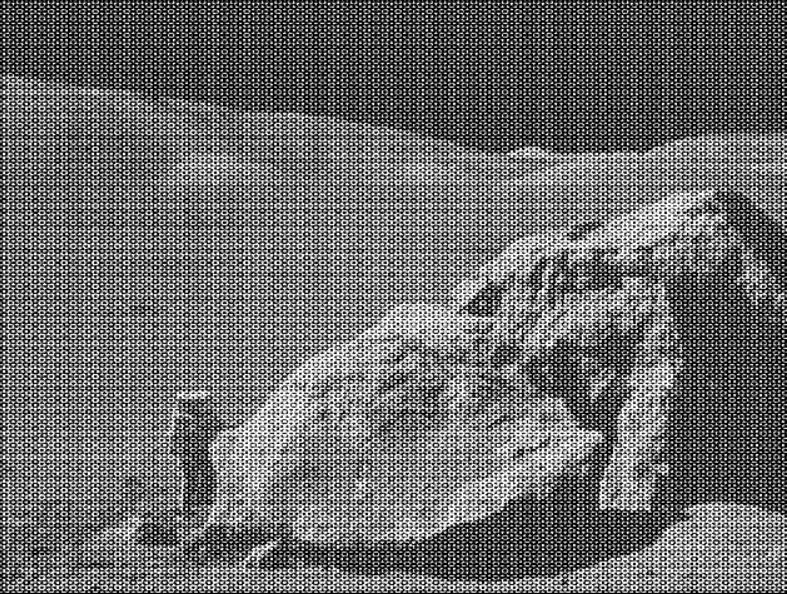
#> input picture periodic_noise.jpg, 787 x 594 px
$ jupyter execute Lab5.ipynb
#> lines starting #> are read from the running program, lines starting #| are printed output that depends on the picture
[cell 1]
import numpy as np
import cv2 as cv
from matplotlib import pyplot as plt

# Реализуйте высокочастотную фильтрацию на основе ядра Гаусса

[cell 2]
img = cv.imread('periodic_noise.jpg', cv.IMREAD_GRAYSCALE)
#> img: shape (594, 787); min 0, max 255, mean 107.6

dft = cv.dft(np.float32(img),flags = cv.DFT_COMPLEX_OUTPUT)
dft_shift = np.fft.fftshift(dft)

magnitude_spectrum = 20*np.log(cv.magnitude(dft_shift[:,:,0],dft_shift[:,:,1]))
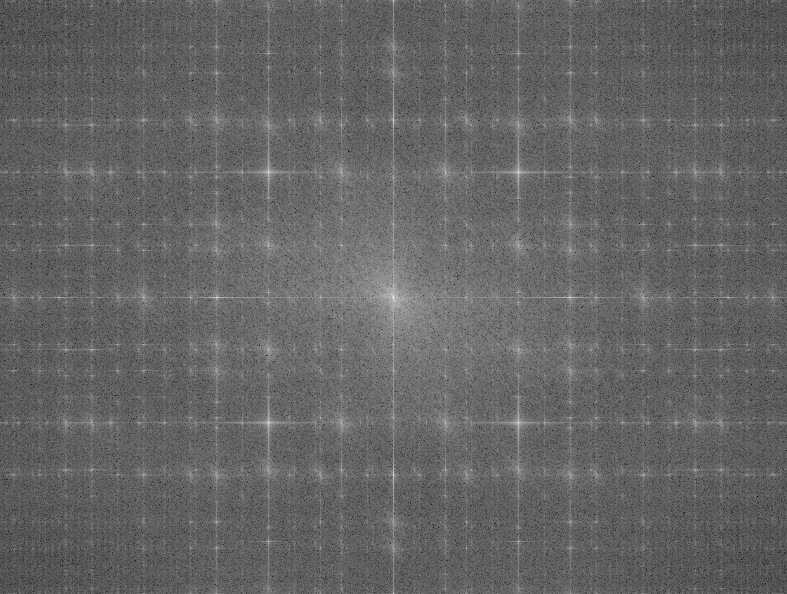
#> magnitude_spectrum: shape (594, 787) float32; min 63.66, max 354.7, mean 178.8; drawn with min black and max white

plt.subplot(121),plt.imshow(img, cmap = 'gray')
plt.title('Input Image'), plt.xticks([]), plt.yticks([])
plt.subplot(122),plt.imshow(magnitude_spectrum, cmap = 'gray')
plt.title('Magnitude Spectrum'), plt.xticks([]), plt.yticks([])
plt.show()
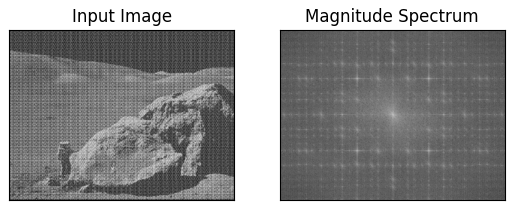
#> figure drawn by matplotlib, 2 panels

[cell 3]
rows, cols = img.shape
#> rows = 594; cols = 787
crow, ccol = rows // 2, cols // 2
#> crow = 297; ccol = 393
U, V = np.meshgrid(np.arange(cols) - ccol, np.arange(rows) - crow)
D2 = U**2 + V**2

D0 = 30
mask_hp = 1 - np.exp(-D2 / (2 * D0**2))
mask = np.dstack([mask_hp, mask_hp]).astype(np.float32)

fshift = dft_shift * mask
f_ishift = np.fft.ifftshift(fshift, axes=(0, 1))
img_back = cv.idft(f_ishift, flags=cv.DFT_SCALE | cv.DFT_REAL_OUTPUT)
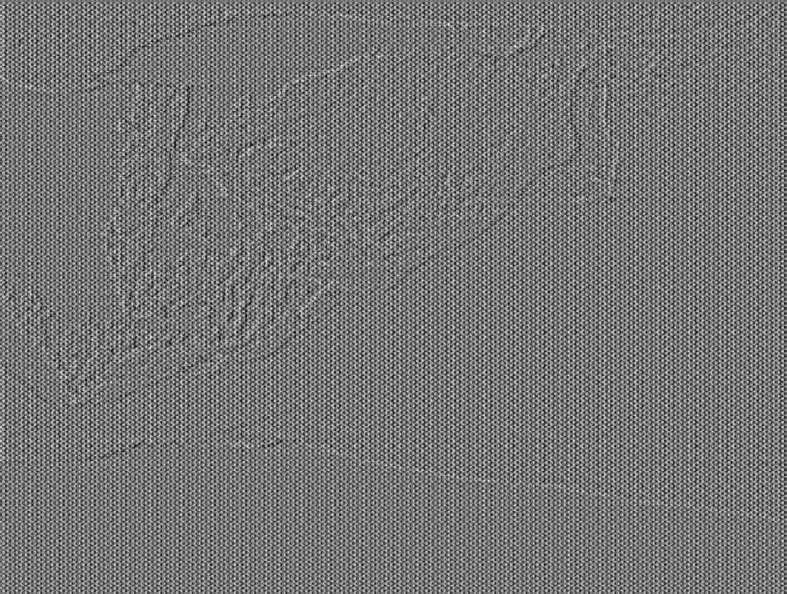
#> img_back: shape (594, 787) float32; min -183.3, max 213, mean 0; drawn with min black and max white

[cell 4]
fig, ax = plt.subplots(1, 3, figsize=(15, 5))

ax[0].imshow(img, cmap='gray')
ax[0].set_title('Input')

ax[1].imshow(mask_hp, cmap='gray')
ax[1].set_title(f'HPF Gaussian, D0={D0}')

ax[2].imshow(img_back, cmap='gray')
ax[2].set_title('High-pass result')

plt.show()
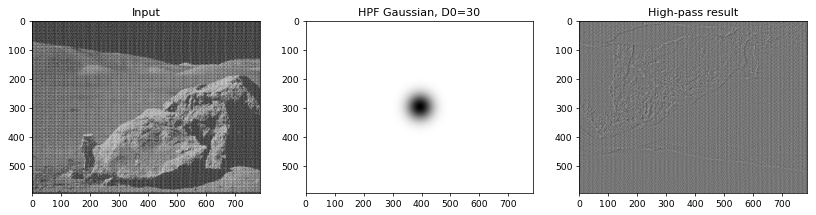
#> figure drawn by matplotlib, 3 panels

$ run again, with img.jpg copied over periodic_noise.jpg
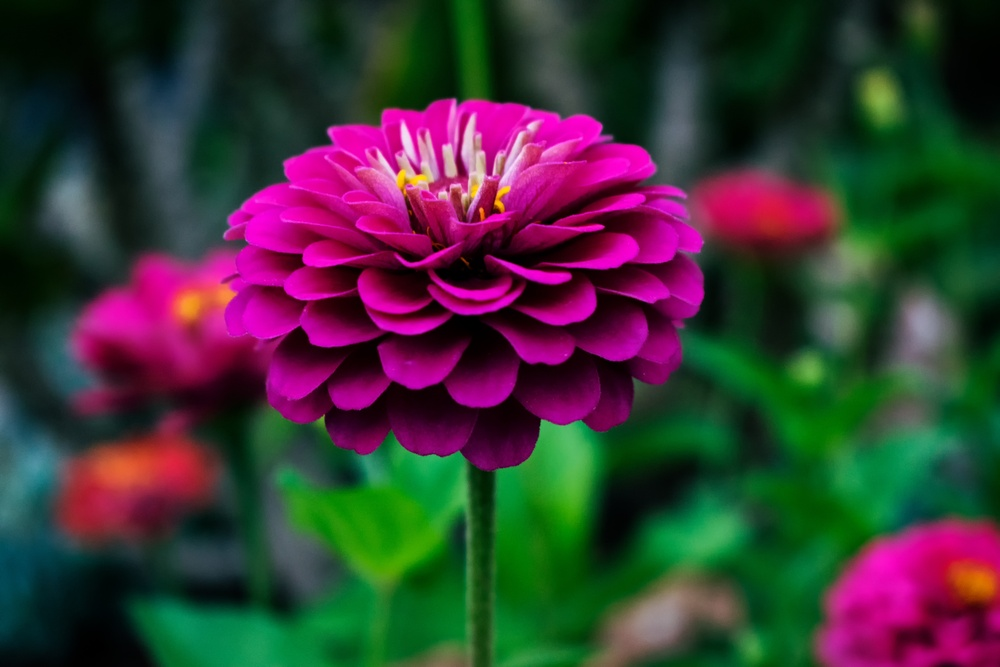
#> input picture img.jpg, 1000 x 667 px, shrunk from 6000 x 4000 before the run
#> `img_back = cv.idft(f_ishift, flags=cv.DFT_SCALE | cv.DFT_REAL_OUTPUT)`:
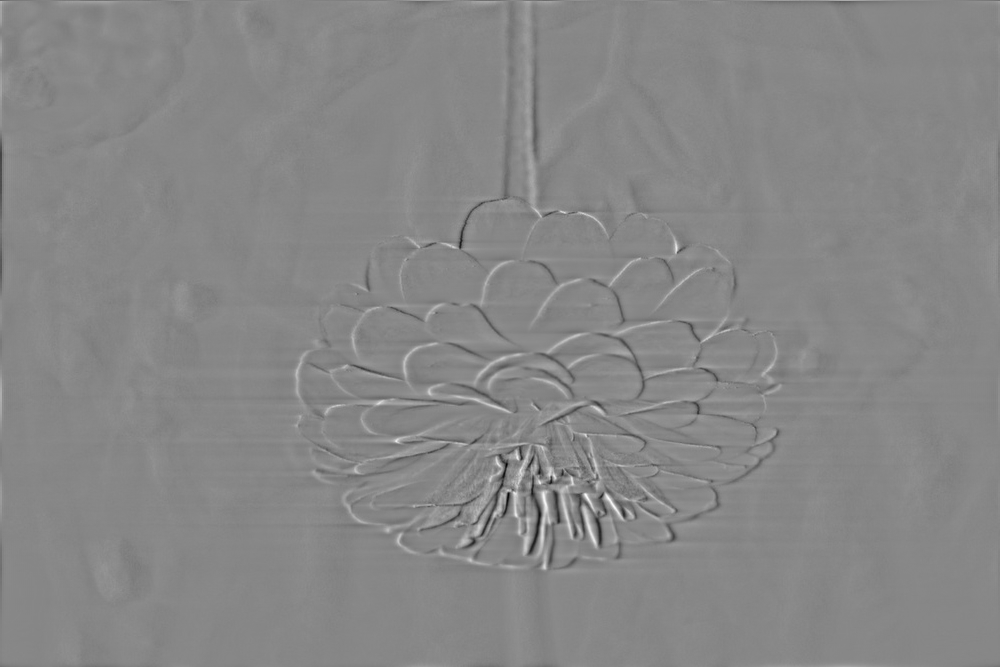
#> img_back: shape (667, 1000) float32; min -124.4, max 110.2, mean 0; drawn with min black and max white
#> `plt.show()`:
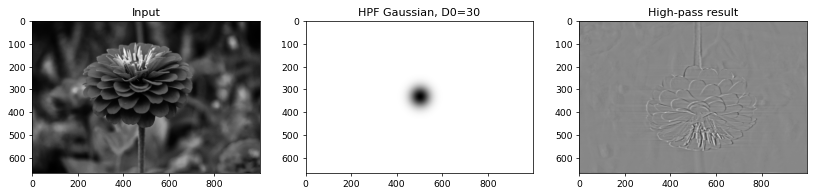
#> figure drawn by matplotlib, 3 panels

$ run again, with sar_0.jpg copied over periodic_noise.jpg
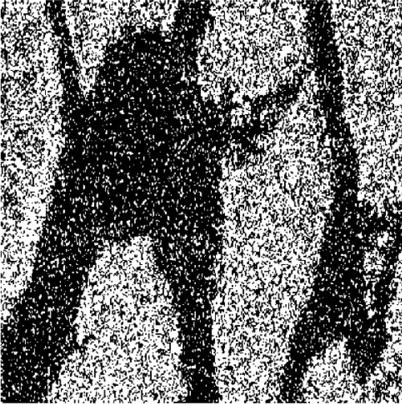
#> input picture sar_0.jpg, 402 x 404 px
#> img is the input picture: shape (404, 402); min 0, max 255, mean 108.3
#> `img_back = cv.idft(f_ishift, flags=cv.DFT_SCALE | cv.DFT_REAL_OUTPUT)`:
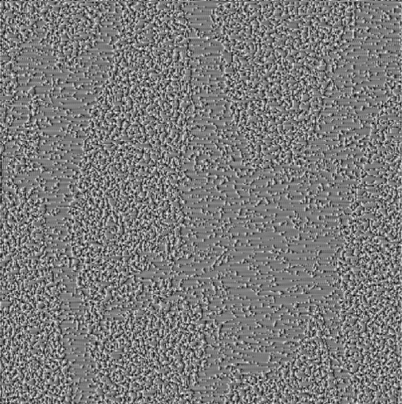
#> img_back: shape (404, 402) float32; min -224.5, max 238.4, mean 0; drawn with min black and max white
#> `plt.show()`:
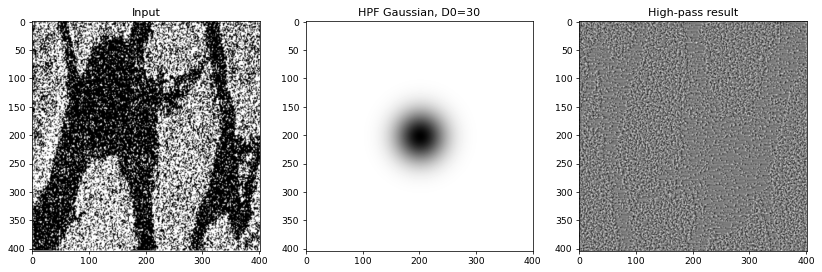
#> figure drawn by matplotlib, 3 panels
